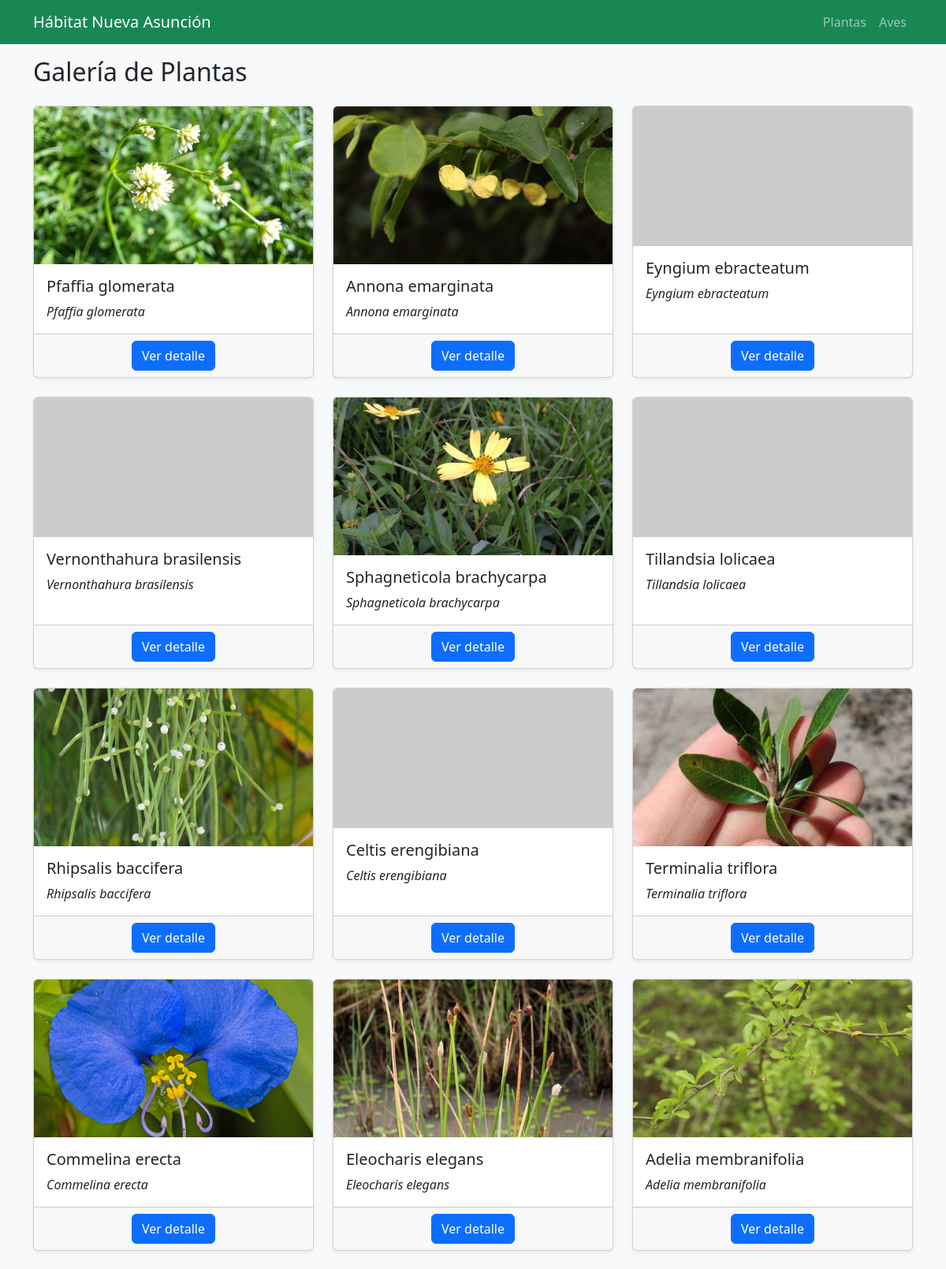
The page /galeria/plantas (upper part) on the database its author committed.
### tables this page shows
CREATE TABLE plantas_info (
            id INTEGER PRIMARY KEY AUTOINCREMENT,
            especie TEXT,
            nombre_comun TEXT,
            resumen TEXT,
            reino TEXT,
            filo TEXT,
            clase TEXT,
            orden TEXT,
            familia TEXT,
            genero TEXT,
            paises TEXT,
            imagen_local TEXT,
            raw_json TEXT
        );

CREATE TABLE plantas (
            id INTEGER PRIMARY KEY AUTOINCREMENT,
            familia TEXT,
            especie TEXT,
            nombre_comun TEXT,
            uso TEXT,
            fisionomia TEXT,
            estado_agosto TEXT,
            estado_octubre TEXT
        );

### app.py (the view)
@app.route("/galeria/plantas")
def galeria_plantas():
    conn = get_db()
    cur = conn.cursor()
    cur.execute("SELECT * FROM plantas ORDER BY nombre_comun")
    plantas = cur.fetchall()
    conn.close()
    data = []
    for p in plantas:
        info = get_offline_info(p["especie"], "planta")
        data.append({
            "id": p["id"],
            "nombre_comun": p["nombre_comun"],
            "especie": p["especie"],
            "imagen_local": info.get("imagen_local")
        })
    return render_template("galeria_plantas.html", plantas=data)

### app.py (called while the page is built)
def get_db():
    conn = sqlite3.connect(DB_PATH)
    conn.row_factory = sqlite3.Row
    return conn

### templates/galeria_plantas.html
{% extends "base.html" %}
{% block content %}
<h2 class="mb-4">Galería de Plantas</h2>
<div class="row row-cols-1 row-cols-md-3 g-4">
  {% for planta in plantas %}
  <div class="col">
    <div class="card h-100 shadow-sm">
      {% if planta.imagen_local %}
        <img src="{{ planta.imagen_local }}" class="card-img-top" style="height: 200px; object-fit: cover;">
      {% else %}
        <img src="https://via.placeholder.com/400x200?text=Sin+Imagen" class="card-img-top">
      {% endif %}
      <div class="card-body">
        <h5 class="card-title">{{ planta.nombre_comun or planta.especie }}</h5>
        <p class="card-text"><i>{{ planta.especie }}</i></p>
      </div>
      <div class="card-footer text-center">
        <a class="btn btn-primary" href="/plantas/{{ planta.id }}">Ver detalle</a>
      </div>
    </div>
  </div>
  {% endfor %}
</div>
{% endblock %}

### rows shown on the page
plantas_info: imagen_local (picture)
plantas: especie "Pfaffia glomerata", especie "Pfaffia glomerata"
plantas_info: imagen_local (picture)
plantas: especie "Annona emarginata", especie "Annona emarginata"
plantas: nombre_comun+especie "Eyngium ebracteatum", especie "Eyngium ebracteatum"
plantas: nombre_comun+especie "Vernonthahura brasilensis", especie "Vernonthahura brasilensis"
plantas_info: imagen_local (picture)
plantas: especie "Sphagneticola brachycarpa", especie "Sphagneticola brachycarpa"
plantas: nombre_comun+especie "Tillandsia lolicaea", especie "Tillandsia lolicaea"
plantas_info: imagen_local (picture)
plantas: especie "Rhipsalis baccifera", especie "Rhipsalis baccifera"
plantas: nombre_comun+especie "Celtis erengibiana", especie "Celtis erengibiana"
plantas_info: imagen_local (picture)
plantas: especie "Terminalia triflora", especie "Terminalia triflora"
plantas_info: imagen_local (picture)
plantas: especie "Commelina erecta", especie "Commelina erecta"
plantas_info: imagen_local (picture)
plantas: especie "Eleocharis elegans", especie "Eleocharis elegans"
plantas_info: imagen_local (picture)
plantas: especie "Adelia membranifolia", especie "Adelia membranifolia"
